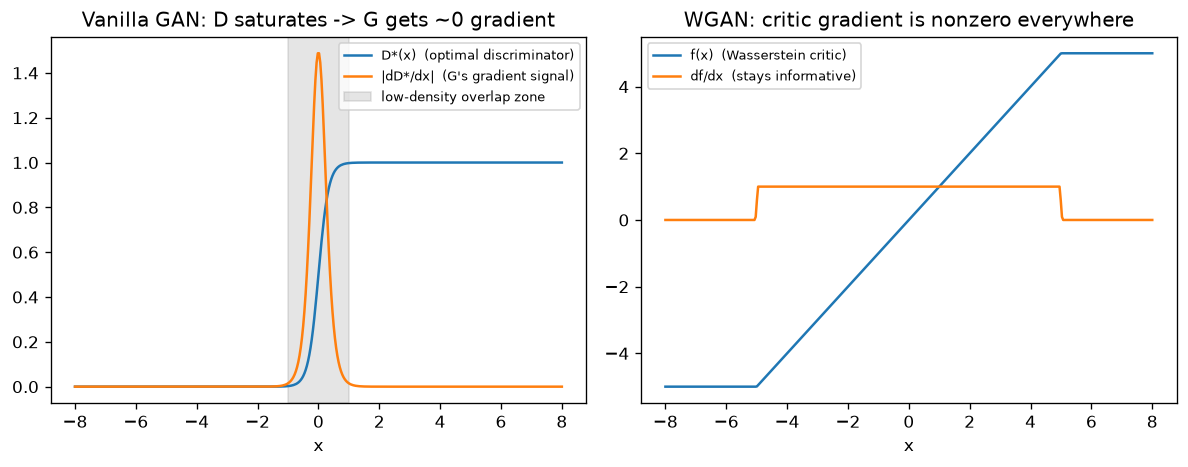

Generate this figure with Python:
"""
Day 82 -- GAN instability & Wasserstein GAN
Shows why the vanilla GAN discriminator saturates (vanishing gradient for G)
when the real/fake distributions have little overlap, versus how a
1-Lipschitz Wasserstein critic keeps a useful gradient everywhere.
"""
import numpy as np
import matplotlib.pyplot as plt

np.random.seed(42)

x = np.linspace(-8, 8, 400)


def gauss(x, mu, sigma):
    return (1 / (sigma * np.sqrt(2 * np.pi))) * np.exp(-0.5 * ((x - mu) / sigma) ** 2)


# Real and fake distributions with (nearly) disjoint support -- the common
# early-training regime that breaks vanilla GANs.
pr = gauss(x, 3, 1)
pg = gauss(x, -3, 1)

# Optimal vanilla discriminator: D*(x) = pr(x) / (pr(x) + pg(x))
D_star = pr / (pr + pg + 1e-12)
grad_D = np.gradient(D_star, x)

# A valid 1-Lipschitz critic separating the two modes (slope capped at 1).
f_critic = np.clip(x, -5, 5)
grad_critic = np.gradient(f_critic, x)

fig, axes = plt.subplots(1, 2, figsize=(10, 4))

axes[0].plot(x, D_star, label="D*(x)  (optimal discriminator)")
axes[0].plot(x, np.abs(grad_D), label="|dD*/dx|  (G's gradient signal)")
axes[0].axvspan(-1, 1, color="gray", alpha=0.2, label="low-density overlap zone")
axes[0].set_title("Vanilla GAN: D saturates -> G gets ~0 gradient")
axes[0].set_xlabel("x")
axes[0].legend(fontsize=8)

axes[1].plot(x, f_critic, label="f(x)  (Wasserstein critic)")
axes[1].plot(x, grad_critic, label="df/dx  (stays informative)")
axes[1].set_title("WGAN: critic gradient is nonzero everywhere")
axes[1].set_xlabel("x")
axes[1].legend(fontsize=8)

plt.tight_layout()
plt.savefig("graph_DAY_82.png", dpi=120, bbox_inches="tight")
